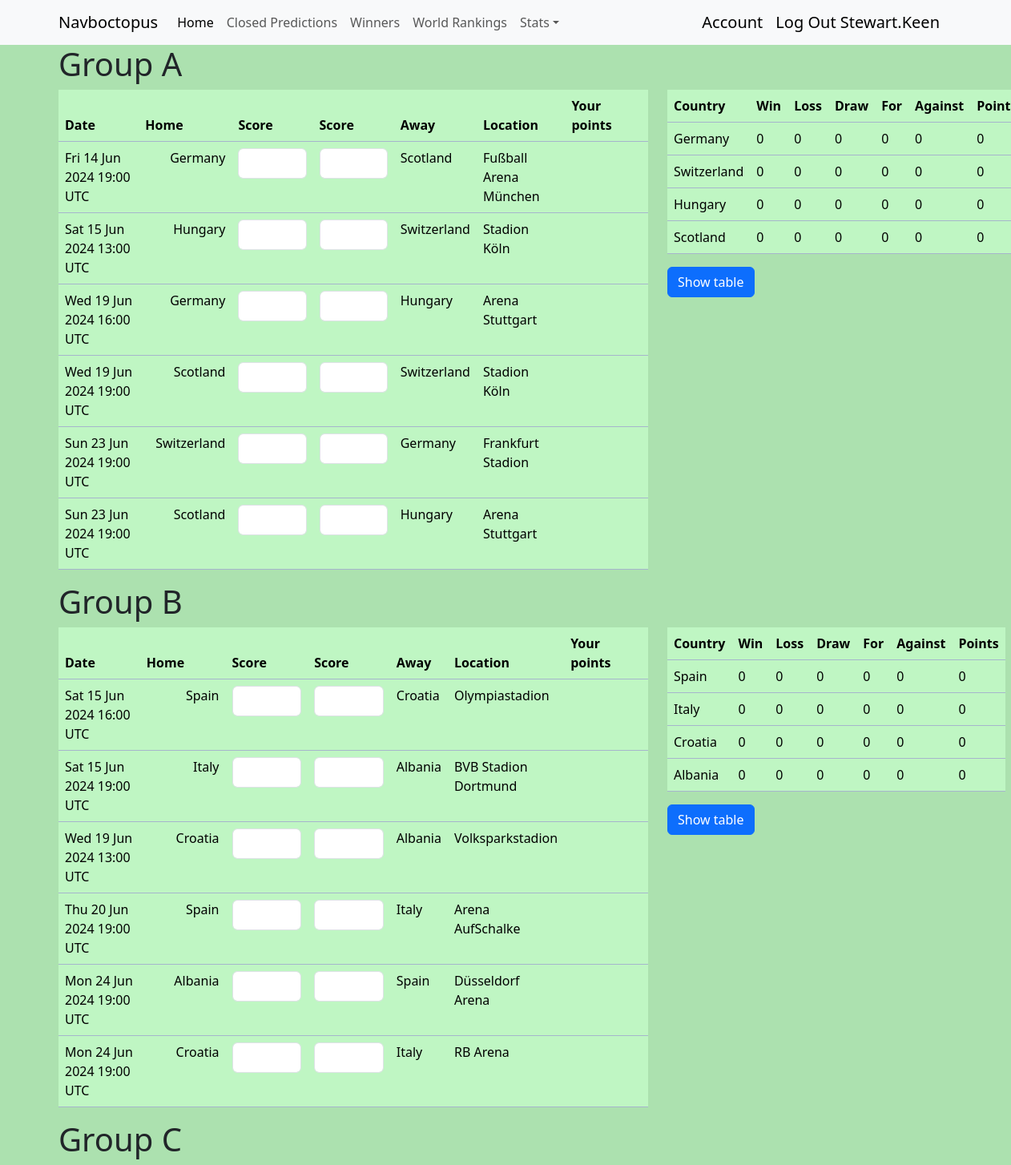
The app's page /actual_entry (signed in, upper part) with its own data.
### predictor/models.py (models this page shows, shortened)
class Prediction(models.Model):
    country = models.CharField(max_length=50,default=None,null=True)
    match_choice = models.ForeignKey(Score,on_delete=models.CASCADE)
    score = models.IntegerField(null=True,blank=True)
    score_aet = models.IntegerField(null=True,blank=True)
    penalties = models.IntegerField(null=True,blank=True)
    user = models.ForeignKey(User,on_delete=models.CASCADE)
    points = models.IntegerField(null=True)
    exact = models.IntegerField(null=True)
    actual = models.CharField(null=True,max_length=50)

class Score(models.Model):
    country = models.ForeignKey(Country,on_delete=models.CASCADE,blank=True,null=True,default=211)
    date = models.DateTimeField()
    match_number = models.ForeignKey(Match,on_delete=models.CASCADE)
    stage = models.CharField(max_length=20)
    home_away = models.CharField(max_length=20)
    location = models.CharField(max_length=50,default=None,null=True)
    group = models.ForeignKey(Group, verbose_name=("Group"),on_delete=models.CASCADE,null=True,blank=True)
    def __str__(self) -> str:
        try:
            name = f'Match {self.match_number} {self.country.short_name}'
        except:
            name = f'Match {self.match_number} {self.home_away}'
        return name

class Group(models.Model):
    letter = models.CharField(max_length=1)
    def __str__(self) -> str:
        return f'Group {self.letter}'

class Country(models.Model):
    name = models.CharField(max_length=28)
    fifa_ranking = models.IntegerField()
    fifa_points = models.DecimalField(decimal_places=1,max_digits=6)
    short_name = models.CharField(max_length=23)
    class Meta:
        verbose_name_plural = "countries"

### predictor/views.py (the view, shortened to what this page needs)
# urls.py: path('actual_entry',views.ActualView.as_view(),name='actual_entry'),
class ActualView(View):
    template_name = 'predictor/actual/actual.html'
    def get(self, request):
        context = get_group_tables(request,request.user)
        return render(request,self.template_name,context)

### predictor/models.py (called while the page is built)
    def __str__(self) -> str:
        return f'{self.match_number}'

### predictor/templates/predictor/actual/actual.html (shortened to what this page needs)
{% extends 'predictor/base.html' %}
{% block content %}
{% load static %}
<div class="container">
        <form action="{% url 'actual_entry' %}" method="post">
        {% for group in grouped %}
        <div class="row">
        <h1>{{group.0.0.match_choice.group}}</h1>
        <div class="col-8">
        <div
        class="table-responsive"
    >
    <table
    class="table table-primary"
    >
    <thead>
        <tr>
            <th class="col-2" scope="col">Date</th>
            <th class="col-2 justify-content-end" scope="col">Home</th>
            <th class="col-2" scope="col">Score</th>
            <th class="col-2" scope="col">Score</th>
            <th scope="col-2">Away</th>
            <th class="col-2" scope="col">Location</th>
            <th class="col-2" scope="col">Your points</th>
        </tr>
    </thead>
    <tbody>
        {% for match in group %}
            <tr class="">
                <td>{{match.0.match_choice.date|date:"D d M Y H:s e"}}</td>
                <td class="text-end">{{match.0.match_choice.country.name}}</td>
                <td><input class="form-control" type="number" name="{{match.0.match_choice.id}}" id="{{match.0.match_choice}}" min=0 value="{% if match.0.score != None %}{{match.0.score}}{% else %}{% endif %}"></td>
                <td><input class="form-control" type="number" name="{{match.1.match_choice.id}}" id="{{match.1.match_choice}}" min=0 value="{% if match.1.score != None %}{{match.1.score}}{% else %}{% endif %}"></td>
                <td>{{match.1.match_choice.country.name}}</td>
                <td>{{match.1.match_choice.location}}</td>
                <td>{% if match.0.points != None %}{{match.0.points}}{% else %}{% endif %}</td>
            </tr>
            {% endfor %}
        </tbody>
    </table>
</div>
</div>
<div class="col-4">
    <table
    class="table table-primary"
    >
    <thead>
        <tr>
            <th scope="col">Country</th>
            <th scope="col">Win</th>
            <th scope="col">Loss</th>
            <th scope="col">Draw</th>
            <th scope="col">For</th>
            <th scope="col">Against</th>
            <th scope="col">Points</th>
        </tr>
    </thead>
    <tbody>
    {% for result in stuff|slice:forloop.counter|last %}
    <tr>
        <td>{{result.country}}</td>
        <td>{{result.wins}}</td>
        <td>{{result.losses}}</td>
        <td>{{result.draws}}</td>
        <td>{{result.goals_for}}</td>
        <td>{{result.goals_against}}</td>
        <td>{{result.points}}</td>
        </tr>
        {% endfor %}
    </tbody>
    </table>
    <button
                    type="submit"
                    class="btn btn-primary"
                    name="groups"
                    value="groups"
                >
                    Show table
                </button>
</div>
</div>
{% endfor %}
</form>
</div>
{% endblock content %}

### predictor/templates/predictor/base.html (shortened to what this page needs)
<!DOCTYPE html>
<html lang="en">
<head>
    {% load static %}
    <link href="https://cdn.jsdelivr.net/npm/bootstrap@5.3.2/dist/css/bootstrap.min.css" rel="stylesheet"
>
        {% load static %}
        <link rel="stylesheet" href="{% static 'predictor\style\styles.css' %}">
</head>
<body>
    <nav
        class="navbar navbar-expand-sm navbar-light bg-light"
    >
        <div class="container">
            <a class="navbar-brand" href="{% url 'homepage' %}">Navboctopus</a>
            <div class="collapse navbar-collapse" id="collapsibleNavId">
                <ul class="navbar-nav me-auto mt-2 mt-lg-0">
                    <li class="nav-item">
                        <a class="nav-link active" href="{% url 'homepage' %}" aria-current="page"
                            >Home
                            </a
                        >
                    </li>
                    {% if user.is_authenticated %}
                    <li class="nav-item">
                        <a class="nav-link" href="{% url 'closed_predictions' %}" aria-current="page"
                            >Closed Predictions
                            </a
                        >
                    </li>
                    {% endif %}
                    <li class="nav-item">
                        <a class="nav-link" href="{% url 'winners' %}" aria-current="page"
                            >Winners
                            </a
                        >
                    </li>
                    <li class="nav-item">
                        <a class="nav-link" href="{% url 'world_rankings' %}" aria-current="page"
                            >World Rankings
                            </a
                        >
                    </li>
                    <li class="nav-item dropdown">
                        <a
                            class="nav-link dropdown-toggle"
                            href="#"
                            id="dropdownId"
                            data-bs-toggle="dropdown"
                            aria-haspopup="true"
                            aria-expanded="false"
                            >Stats</a
                        >
                    </li>
                </ul>
                <form class="d-flex my-2 my-lg-0">
                    {% if user.is_authenticated %}
                    <a class="navbar-brand" href="{% url 'account' %}" class="nav-link active" title="Account">Account</a>
                    <a class="navbar-brand" href="{% url 'logout' %}" class="nav-link active" title="Log Out">Log Out {{user.username}}</a>
                    {% else %}
                    <a class="navbar-brand" href="{% url 'login' %}" class="nav-link active" title="Login">Login</a>
                    {% comment %} <a class="navbar-brand" href="{% url 'sign_up_user' %}" class="nav-link active" title="sign up user">Sign Up</a> {% endcomment %}
                    {% endif %}
                </form>
            </div>
        </div>
    </nav>
    {% block content %}
    {% endblock content %}
</body>
</html>

### predictor/static/predictor/style/styles.css (style rules this page uses)
.table { --bs-table-bg:#BFF6C3; }
body { background-color: #ACE1AF; }

### records on screen
Prediction: match_choice.letter "Group A", match_choice.date "Fri 14 Jun 2024 19:00 UTC", match_choice.name "Germany", name "Scotland", location "Fußball Arena München"
Prediction: match_choice.date "Sat 15 Jun 2024 13:00 UTC", match_choice.name "Hungary", name "Switzerland", location "Stadion Köln"
Prediction: match_choice.date "Wed 19 Jun 2024 16:00 UTC", match_choice.name "Germany", name "Hungary", location "Arena Stuttgart"
Prediction: match_choice.date "Wed 19 Jun 2024 19:00 UTC", match_choice.name "Scotland", name "Switzerland", location "Stadion Köln"
Prediction: match_choice.date "Sun 23 Jun 2024 19:00 UTC", match_choice.name "Switzerland", name "Germany", location "Frankfurt Stadion"
Prediction: match_choice.date "Sun 23 Jun 2024 19:00 UTC", match_choice.name "Scotland", name "Hungary", location "Arena Stuttgart"
Country: country "Germany"
Country: country "Switzerland"
Country: country "Hungary"
Country: country "Scotland"
Prediction: match_choice.letter "Group B", match_choice.date "Sat 15 Jun 2024 16:00 UTC", match_choice.name "Spain", name "Croatia", location "Olympiastadion"
Prediction: match_choice.date "Sat 15 Jun 2024 19:00 UTC", match_choice.name "Italy", name "Albania", location "BVB Stadion Dortmund"
Prediction: match_choice.date "Wed 19 Jun 2024 13:00 UTC", match_choice.name "Croatia", name "Albania", location "Volksparkstadion"
Prediction: match_choice.date "Thu 20 Jun 2024 19:00 UTC", match_choice.name "Spain", name "Italy", location "Arena AufSchalke"
Prediction: match_choice.date "Mon 24 Jun 2024 19:00 UTC", match_choice.name "Albania", name "Spain", location "Düsseldorf Arena"
Prediction: match_choice.date "Mon 24 Jun 2024 19:00 UTC", match_choice.name "Croatia", name "Italy", location "RB Arena"
Country: country "Spain"
Country: country "Italy"
Country: country "Croatia"
Country: country "Albania"
Prediction: match_choice.letter "Group C"

### other values on screen
{{ user.username }} "Stewart.Keen"
{{ result.wins }} "0" "0" "0" "0" "0" "0" "0" "0"
{{ result.losses }} "0" "0" "0" "0" "0" "0" "0" "0"
{{ result.draws }} "0" "0" "0" "0" "0" "0" "0" "0"
{{ result.goals_for }} "0" "0" "0" "0" "0" "0" "0" "0"
{{ result.goals_against }} "0" "0" "0" "0" "0" "0" "0" "0"
{{ result.points }} "0" "0" "0" "0" "0" "0" "0" "0"
